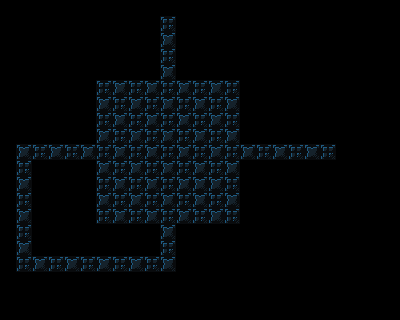

This is a level from a 2D game, rendered from its Tiled map with the project's own tilesets. A one-line summary and the complete map file follow:
An orthogonal 25x20 tile map with 16x16 px tiles, 1 tile layer (background) and 45 objects (9x triggerable, 8x destructible, 5x pressure_plate, 4x barrel_down, 4x barrel_up, ...).

<map version="1.4" tiledversion="2020.10.30" orientation="orthogonal" renderorder="right-down" width="25" height="20" tilewidth="16" tileheight="16" infinite="0" nextlayerid="6" nextobjectid="449">
 <properties>
  <property name="display_name" value="sneaky bastard dlfjg" />
  <property name="has_video_tape" type="bool" value="false" />
  <property name="next_level" value="./data/levels/tmx/New39.tmx" />
  <property name="player_bomb_count" value="0" />
 </properties>
 <tileset firstgid="1" name="newtiledsheet" tilewidth="16" tileheight="16" tilecount="180" columns="9">
  <image source="../../newtiledsheet.png" width="144" height="320" />
 </tileset>
 <layer id="1" name="background" width="25" height="20">
  <data encoding="csv">
27,27,27,27,27,27,27,27,27,27,27,22,27,27,27,27,27,27,27,27,27,27,27,27,27,
27,27,27,27,27,27,27,27,27,27,19,27,27,27,27,27,27,27,27,27,27,27,27,27,27,
27,27,27,27,27,27,27,27,27,27,20,27,27,27,27,27,27,27,27,27,27,27,27,27,27,
27,27,27,27,27,27,27,27,27,27,19,27,27,27,27,27,27,27,27,27,27,27,27,27,27,
27,27,27,27,27,27,27,27,27,27,20,27,27,27,27,27,27,27,27,27,27,27,27,27,27,
27,27,27,27,27,27,19,20,19,20,19,20,19,20,19,27,27,27,27,27,27,27,27,27,27,
27,27,27,27,27,27,20,19,20,19,20,19,20,19,20,27,27,27,27,27,27,27,27,27,27,
27,27,27,27,27,27,19,20,19,20,19,20,19,20,19,27,27,27,27,27,27,27,27,27,27,
27,27,27,27,27,27,20,19,20,19,20,19,20,19,20,27,27,27,27,27,27,27,27,27,27,
27,20,19,20,19,20,19,20,19,20,19,20,19,20,19,20,19,20,19,20,19,27,27,27,27,
27,19,27,27,27,27,20,19,20,19,20,19,20,19,20,27,27,27,27,27,27,27,27,27,27,
27,20,27,27,27,27,19,20,19,20,19,20,20,20,19,27,27,27,27,27,27,27,27,27,27,
27,19,27,27,27,27,20,19,20,19,20,19,20,19,20,27,27,27,27,27,27,27,27,27,27,
27,20,27,27,27,27,19,20,19,20,19,20,19,20,19,27,27,27,27,27,27,27,27,27,27,
27,19,27,27,27,27,27,27,27,27,20,27,27,27,27,27,27,27,27,27,27,27,27,27,27,
27,20,27,27,27,27,27,27,27,27,19,27,27,27,27,27,27,27,27,27,27,27,27,27,27,
27,19,20,19,20,19,20,19,20,19,20,27,27,27,27,27,27,27,27,27,27,27,27,27,27,
27,27,27,27,27,27,27,27,27,27,27,27,27,27,27,27,27,27,27,27,27,27,27,27,27,
27,27,27,27,27,27,27,27,27,27,27,27,27,27,27,27,27,27,27,27,27,27,27,27,27,
27,27,27,27,27,27,27,27,27,27,27,27,27,27,27,27,27,27,27,27,27,27,27,27,27
</data>
 </layer>
 <objectgroup id="4" name="objects">
  <object id="393" type="actor" gid="46" x="160" y="160" width="16" height="16" />
  <object id="398" type="destructible" gid="21" x="208" y="160" width="16" height="16" />
  <object id="399" type="destructible" gid="21" x="160" y="112" width="16" height="16" />
  <object id="400" type="destructible" gid="21" x="112" y="160" width="16" height="16" />
  <object id="401" type="destructible" gid="21" x="160" y="208" width="16" height="16" />
  <object id="402" type="destructible" gid="21" x="128" y="128" width="16" height="16" />
  <object id="403" type="destructible" gid="21" x="192" y="128" width="16" height="16" />
  <object id="404" type="destructible" gid="21" x="128" y="192" width="16" height="16" />
  <object id="405" type="destructible" gid="21" x="192" y="192" width="16" height="16" />
  <object id="406" type="barrel_down" gid="144" x="208" y="112" width="16" height="16" />
  <object id="407" type="barrel_down" gid="144" x="208" y="208" width="16" height="16" />
  <object id="408" type="barrel_down" gid="144" x="112" y="208" width="16" height="16" />
  <object id="409" type="barrel_down" gid="144" x="112" y="112" width="16" height="16" />
  <object id="410" type="pressure_plate" gid="54" x="224" y="96" width="16" height="16">
   <properties>
    <property name="triggers" type="int" value="1" />
   </properties>
  </object>
  <object id="411" type="pressure_plate" gid="54" x="224" y="224" width="16" height="16">
   <properties>
    <property name="triggers" type="int" value="3" />
   </properties>
  </object>
  <object id="412" type="pressure_plate" gid="54" x="96" y="224" width="16" height="16">
   <properties>
    <property name="triggers" type="int" value="5" />
   </properties>
  </object>
  <object id="413" type="pressure_plate" gid="54" x="96" y="96" width="16" height="16">
   <properties>
    <property name="triggers" type="int" value="4" />
   </properties>
  </object>
  <object id="418" type="triggerable" gid="16" x="272" y="160" width="16" height="16">
   <properties>
    <property name="triggered_id" type="int" value="3" />
   </properties>
  </object>
  <object id="419" type="triggerable" gid="16" x="48" y="160" width="16" height="16" />
  <object id="420" type="triggerable" gid="7" x="160" y="48" width="16" height="16">
   <properties>
    <property name="triggered_id" type="int" value="1" />
   </properties>
  </object>
  <object id="421" type="triggerable" gid="7" x="160" y="256" width="16" height="16">
   <properties>
    <property name="triggered_id" type="int" value="4" />
   </properties>
  </object>
  <object id="422" type="pickup_bomb" gid="43" x="160" y="32" width="16" height="16" />
  <object id="423" type="pressure_plate" gid="54" x="32" y="160" width="16" height="16">
   <properties>
    <property name="triggers" type="int" value="2" />
   </properties>
  </object>
  <object id="424" type="scene_switching_tile" gid="32" x="320" y="160" width="16" height="16">
   <properties>
    <property name="scene" value="./data/levels/tmx/New39.tmx" />
   </properties>
  </object>
  <object id="427" type="triggerable" gid="16" x="208" y="224" width="16" height="16">
   <properties>
    <property name="triggered_id" type="int" value="2" />
   </properties>
  </object>
  <object id="428" type="triggerable" gid="7" x="224" y="208" width="16" height="16">
   <properties>
    <property name="triggered_id" type="int" value="2" />
   </properties>
  </object>
  <object id="429" type="triggerable" gid="17" x="288" y="160" width="16" height="16">
   <properties>
    <property name="triggered_id" type="int" value="5" />
   </properties>
  </object>
  <object id="430" type="triggerable" gid="17" x="256" y="160" width="16" height="16">
   <properties>
    <property name="triggered_id" type="int" value="4" />
   </properties>
  </object>
  <object id="431" type="triggerable" gid="17" x="240" y="160" width="16" height="16">
   <properties>
    <property name="triggered_id" type="int" value="1" />
   </properties>
  </object>
  <object id="432" type="barrel_up" gid="144" x="112" y="112" width="16" height="16" />
  <object id="433" type="barrel_up" gid="144" x="208" y="112" width="16" height="16" />
  <object id="434" type="barrel_right" gid="144" x="112" y="112" width="16" height="16" />
  <object id="435" type="barrel_left" gid="144" x="112" y="112" width="16" height="16" />
  <object id="436" type="barrel_left" gid="144" x="208" y="112" width="16" height="16" />
  <object id="437" type="barrel_right" gid="144" x="208" y="112" width="16" height="16" />
  <object id="438" type="barrel_up" gid="144" x="112" y="208" width="16" height="16" />
  <object id="439" type="barrel_left" gid="144" x="112" y="208" width="16" height="16" />
  <object id="440" type="barrel_right" gid="144" x="112" y="208" width="16" height="16" />
  <object id="441" type="barrel_up" gid="144" x="208" y="208" width="16" height="16" />
  <object id="442" type="barrel_left" gid="144" x="208" y="208" width="16" height="16" />
  <object id="443" type="barrel_right" gid="144" x="208" y="208" width="16" height="16" />
  <object id="445" type="moveable_tile" gid="45" x="160" y="144" width="16" height="16" />
  <object id="446" type="moveable_tile" gid="45" x="144" y="160" width="16" height="16" />
  <object id="447" type="moveable_tile" gid="45" x="176" y="160" width="16" height="16" />
  <object id="448" type="moveable_tile" gid="45" x="160" y="176" width="16" height="16" />
 </objectgroup>
</map>
